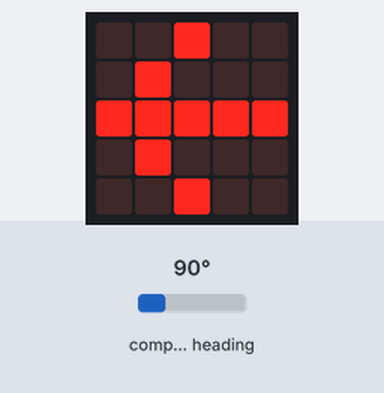
The program below on a simulated BBC micro:bit (MakeCode). Shown: the board's 5×5 LED display. Inputs (shaded band) come from the test bench; at power-on: compass heading 90°. The compass is already calibrated.

Above: at 1.2 s.
1.3 s: compass heading set to 47°
3.0 s: compass heading set to 40°
At 3.7 s:
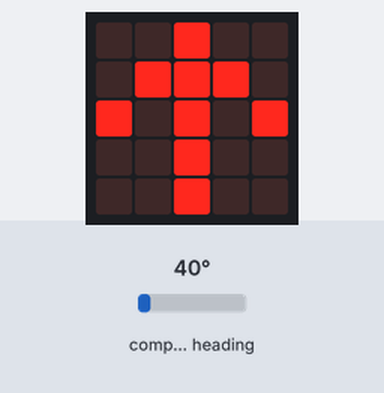
4.6 s: compass heading set to 180°
At 6.1 s:
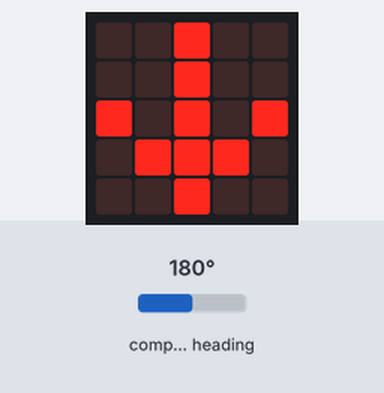
6.4 s: compass heading set to 221°
8.0 s: compass heading set to 227°
At 8.5 s:
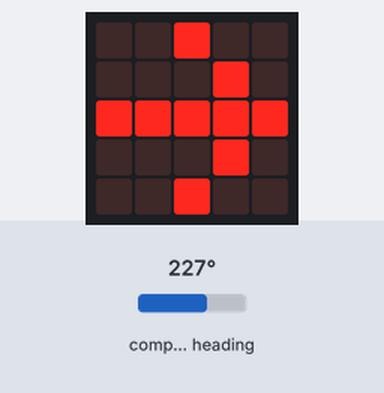
9.5 s: compass heading set to 7°
At 10.4 s:
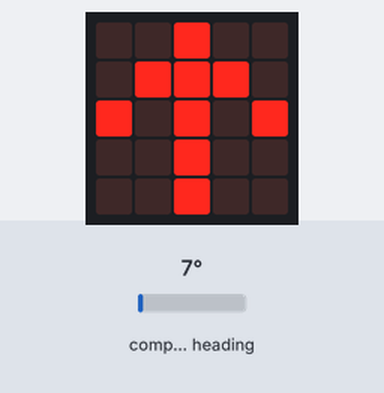
Timing chart, 0 to 12.4 s (numbered marks = the images above; inputs shaded):
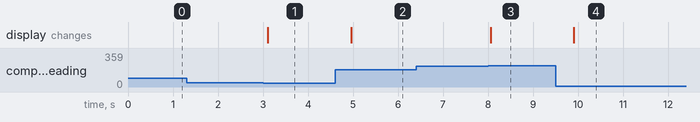

Measured:
- the behaviour switches between 45 and 44° on compass heading (found by bisection; images 0 and 1)
- the behaviour switches between 224 and 225° on compass heading (found by bisection; images 2 and 3)
- after the input at 1.3 s, every drawn part: stays the same
- after the input at 3.0 s, the display: changes after 0.10 s (image 1)
- after the input at 4.6 s, the display: changes after 0.37 s (image 2)
- after the input at 6.4 s, every drawn part: stays the same
- after the input at 8.0 s, the display: changes after 0.06 s (image 3)
- after the input at 9.5 s, the display: changes after 0.41 s (image 4)

The program:

main.ts
```typescript
basic.forever(function () {
    if (input.compassHeading() >= 45 && input.compassHeading() < 135) {
        basic.showArrow(ArrowNames.West)
    }
    if (input.compassHeading() >= 135 && input.compassHeading() < 225) {
        basic.showArrow(ArrowNames.South)
    }
    if (input.compassHeading() >= 225 && input.compassHeading() < 315) {
        basic.showArrow(ArrowNames.East)
    }
    if (input.compassHeading() >= 315 || input.compassHeading() < 45) {
        basic.showArrow(ArrowNames.North)
    }
})
```

test.ts
```typescript
// tests gaan hier; deze zal niet worden gecompileerd wanneer dit pakket wordt gebruikt als extensie.
```
